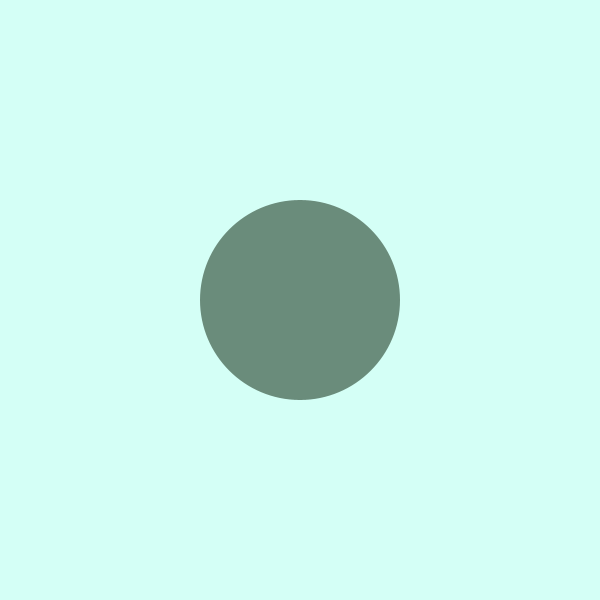
Frame 1 (no input)
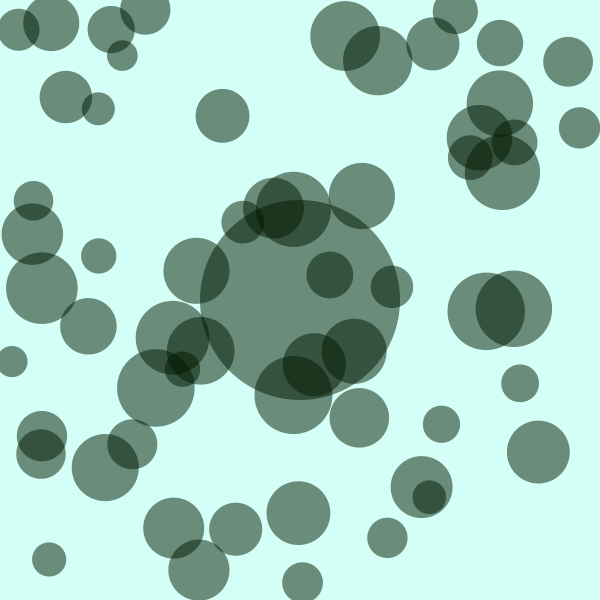
Frame 60 (the mouse pressed at the canvas centre just before this capture)
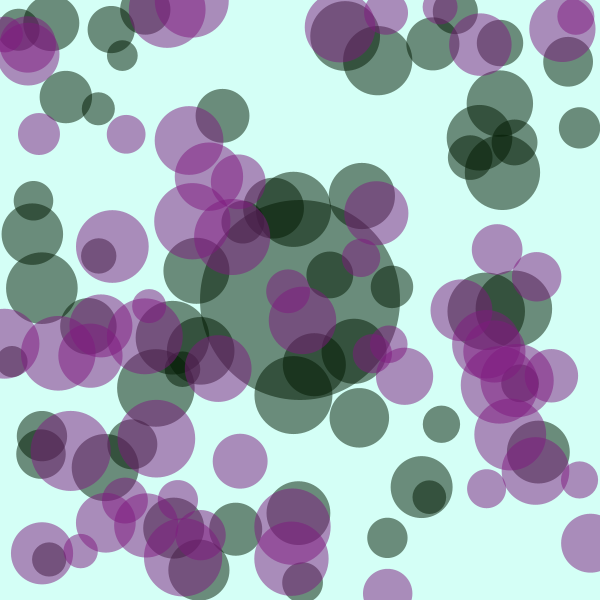
Frame 120 (the mouse held since frame 60 and released just before this capture)

The Processing sketch that drew these frames (run headless with seeded random() and noise(); from frame 60 on, the mouse is pressed at the canvas centre):

// Processing sketch: processing_61366
// ── processing_61366.pde

float r = 100;
float g = 80;
float b = 200;
float radX = 200;
float radY= 200;
float posX = 300;
float posY= 300;

void setup() {
  colorMode (RGB,600,600,600,100);
  size (600,600);
  background (500,3530,580,70);
  smooth();
}

void draw() {
  noStroke();
  fill (mouseX,60,mouseY,50);
  ellipse (posX,posY,radX,radX);
  posY = random(600);
  posX = random(600); 
  radX = random (30,80);
  
}

void mousePressed() {
 radX = radX * 1.3;
 radY = radY * 1.3;
}

void keyPressed() {
  radX = 50;
  radY = 50;
  background (mouseY ,mouseX,mouseY);
  fill (50,mouseY,mouseY);
}
